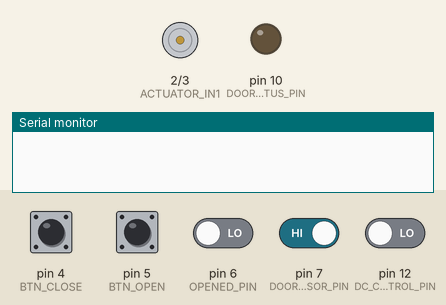
This sketch was run on a simulated Arduino Uno, built with avr-gcc and run on an emulated ATmega328P. Parts: motor-driver pin pairs drawn as motors (green arrow = first pin HIGH = forward, orange = second pin HIGH = backward, longer = more drive), output pins drawn as LEDs (lit = HIGH), the last lines printed to the serial monitor. Inputs (shaded band) come from the test bench; at power-on: pin 7 (DOOR_SENSOR_PIN) HIGH, pin 4 (BTN_CLOSE), pin 5 (BTN_OPEN), pin 6 (OPENED_PIN), pin 12 (DC_CONTROL_PIN) LOW. Pins used as bus, display or sensor lines are not drawn.

Above: at 1.2 s.
1.3 s: pin 5 (BTN_OPEN) pulled HIGH for 0.15 s
At 1.6 s:
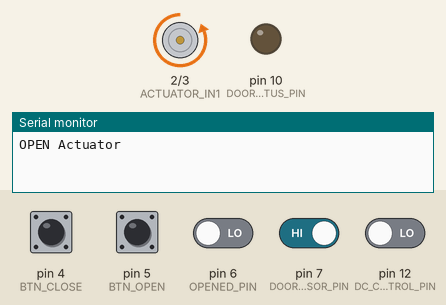
2.9 s: pin 6 (OPENED_PIN) driven HIGH
At 4.0 s:
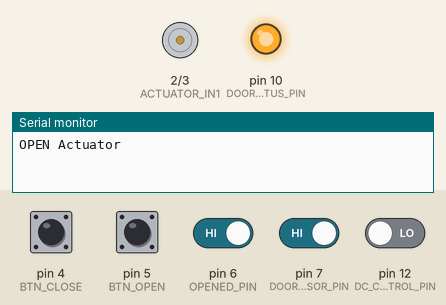
4.4 s: pin 4 (BTN_CLOSE) pulled HIGH for 0.15 s
At 5.1 s:
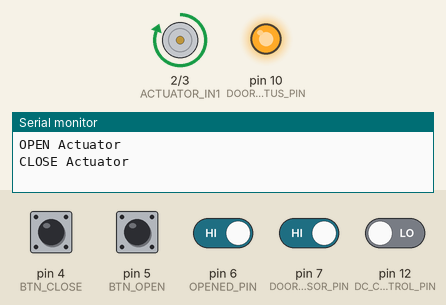
Timing chart, 0 to 13.9 s (numbered marks = the images above; inputs shaded):
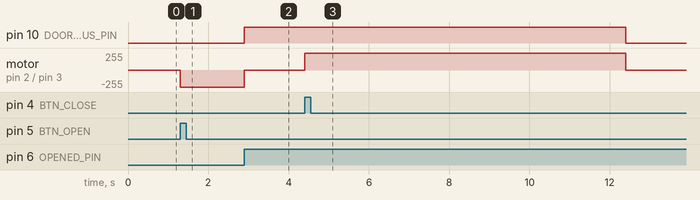

The sketch:

door_controller.ino
```cpp
#include <SoftwareSerial.h>
#define DEBUG true

const int BAUD_RATE = 19200;

const int ACTUATOR_IN1 = 2;
const int ACTUATOR_IN2 = 3;
const int BTN_CLOSE = 4;
const int BTN_OPEN= 5;
const int OPENED_PIN = 6;
const int DOOR_SENSOR_PIN = 7;
const int DOOR_STATUS_PIN = 10; // LOW when the door is closed
const int DC_STATUS_PIN = 11;
const int DC_CONTROL_PIN = 12;

const String SERIAL_CMD_PREFIX = "cmd:";
const String CMD_TURN_OFF_DC = "dc0"; // dc - door controller , '0' off
const String CMD_TURN_ON_DC = "dc1"; // '1' on
const String CMD_OPEN_DOOR = "d0";
const String CMD_CLOSE_DOOR = "d1";
const String CMD_GET_DC_STATE = "dcs";
const String CMD_ACK = "OK";

const int DC_STATE_OPEN = 1;
const int DC_STATE_CLOSE = 2;

const int CLOSE_DOOR_AFTER_SECS = 30; // Wait time before activating actuator to lock
const int WAIT_AFTER_OPEN_SECS = 5; // Wait before starting close timer
unsigned long door_closed_millis = 0; // time in millis when the door was closed. '0' if timer has not been started

enum ActuatorState{OPEN, CLOSED};

ActuatorState actuatorState;

void setup() {
    initSerial();

    pinMode(ACTUATOR_IN1, OUTPUT);
    pinMode(ACTUATOR_IN2, OUTPUT);

    pinMode(BTN_CLOSE, INPUT);
    pinMode(BTN_OPEN, INPUT);

    pinMode(OPENED_PIN, INPUT);
    pinMode(DOOR_SENSOR_PIN, INPUT);

    pinMode(DOOR_STATUS_PIN, OUTPUT);
    pinMode(DC_STATUS_PIN, OUTPUT);
    pinMode(DC_CONTROL_PIN, INPUT);

    digitalWrite(DC_STATUS_PIN, HIGH);

    if(digitalRead(OPENED_PIN)){
        setState(OPEN);
    }else{
        setState(CLOSED);
    }
}

void loop() {
    runLinearActuator();
    readControlPins();
}

void readControlPins(){
    if(digitalRead(DC_CONTROL_PIN)){
        // The PIN now HIGH.
        // First acknowledge the status change
        digitalWrite(DC_STATUS_PIN, LOW);
        while(digitalRead(DC_CONTROL_PIN)){ // Wait for the control pin to go low

        }
        digitalWrite(DC_STATUS_PIN, HIGH); // Bring status PIN back up to complete the command
        // Check the right action to take
        if(actuatorState == CLOSED){
            open();
        }else{
            close();
        }
    }
}

/*******************************************************
 * *********** LINEAR ACTUATOR FUNCTIONS ***************
 * *******************************************************/

void setState(ActuatorState state){
    if(state == OPEN){
        actuatorState = OPEN;
        digitalWrite(DOOR_STATUS_PIN, HIGH);
    }else{
        actuatorState = CLOSED;
        digitalWrite(DOOR_STATUS_PIN, LOW);
    }
}

void runLinearActuator(){
    int btn1Value = digitalRead(BTN_CLOSE);
    int btn2Value = digitalRead(BTN_OPEN);

    int doorClosed = digitalRead(DOOR_SENSOR_PIN);

    /* Button to close is pressed and the actuator is open */
    if(btn1Value && actuatorState == OPEN){
        close();
    }

    /* Button to open is pressed the actuator is closed */
    if(btn2Value && !digitalRead(OPENED_PIN)){
        open();
        //delay(WAIT_AFTER_OPEN_SECS * 1000);
    }

    /* Actuator is open and the door has been closed */
    if(actuatorState == OPEN && doorClosed && door_closed_millis == 0){
        door_closed_millis = millis();
    }

    if(!doorClosed){
        door_closed_millis = 0;
    }

    if(actuatorState == OPEN // actuator is still open
       && doorClosed // the door has been closed
       && door_closed_millis != 0 // Timer has been started
       && millis() - door_closed_millis >= CLOSE_DOOR_AFTER_SECS * 1000){ // Timer has reached the wait time
        close();
    }

    turnOff();
}

void turnOff(){
    digitalWrite(ACTUATOR_IN1, LOW);
    digitalWrite(ACTUATOR_IN2, LOW);

    //if(DEBUG){
    //    Serial.println("TURNOFF Actuator");
    //}
}

void close(){
    if(DEBUG){
        Serial.println("CLOSE Actuator");
    }

    digitalWrite(ACTUATOR_IN1, HIGH);
    digitalWrite(ACTUATOR_IN2, LOW);

    delay(8000);

    setState(CLOSED);

    turnOff();

    door_closed_millis = 0; // Reset timer
}

void  open(){

    if(DEBUG){
        Serial.println("OPEN Actuator");
    }

    if(!digitalRead(OPENED_PIN)){
        digitalWrite(ACTUATOR_IN1, LOW);
        digitalWrite(ACTUATOR_IN2, HIGH);

        while(!digitalRead(OPENED_PIN)){
            delay(200);
        }
    }

    setState(OPEN);

    turnOff();
}

/******************************************************
************ SERIAL COMMS FUNCTIONS *******************
********************************************************/

void initSerial() {
    Serial.begin(BAUD_RATE);
}
```

Measured:
- after the input at 1.3 s, motor on pin 2 (ACTUATOR_IN1) / pin 3 (ACTUATOR_IN2): stopped → backward 255/255 at once
- after the input at 2.9 s, pin 10 (DOOR_STATUS_PIN): LOW → HIGH at once; motor on pin 2 (ACTUATOR_IN1) / pin 3 (ACTUATOR_IN2): backward 255/255 → stopped at once
- after the input at 4.4 s, pin 10 (DOOR_STATUS_PIN): HIGH → LOW after 8.0 s; motor on pin 2 (ACTUATOR_IN1) / pin 3 (ACTUATOR_IN2): stopped → forward 255/255 at once, → stopped 8.0 s later
